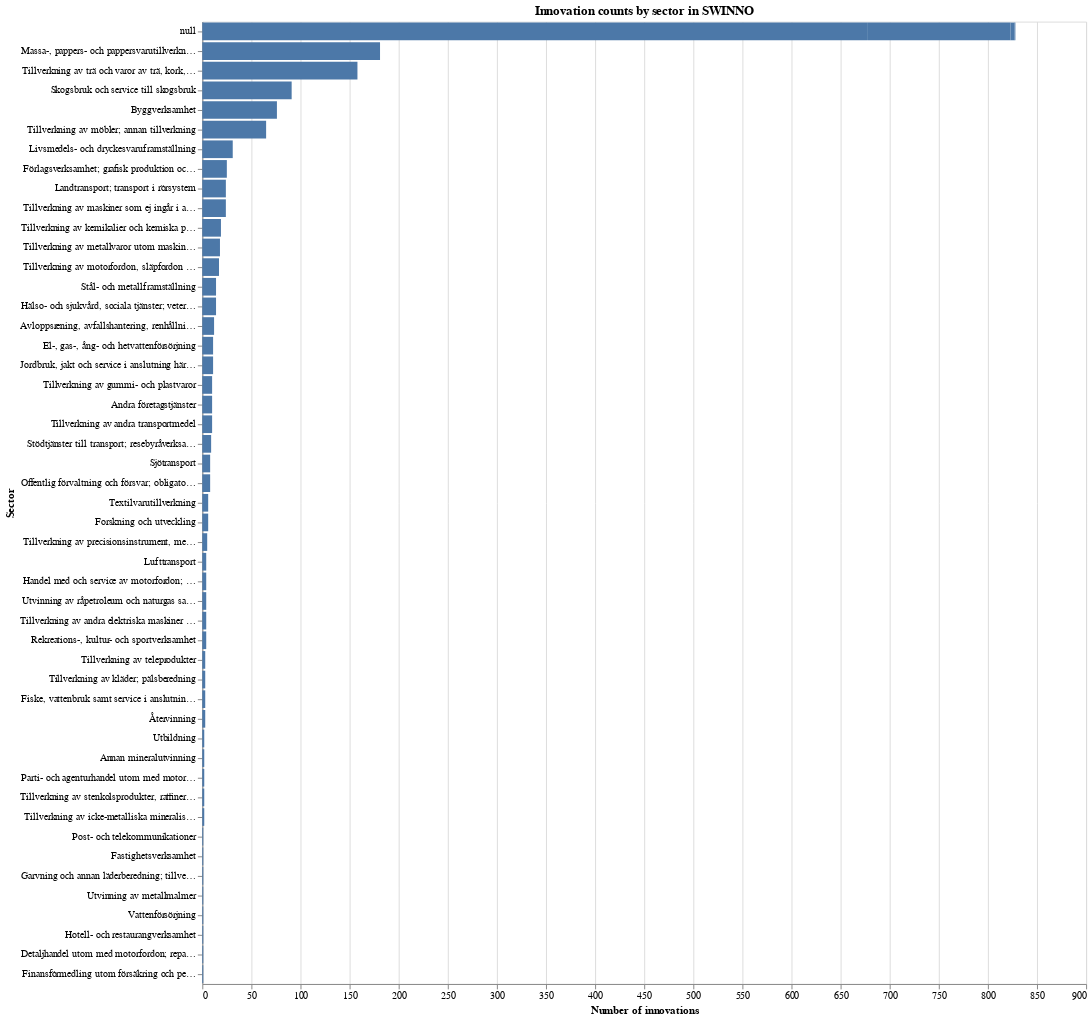

This figure's notebook cell:
### Code cell
# plot an interactive barchart of innovation counts by sector for the swinno dataframe using altair order it by descending order of the number of innovations in the sector with the highest number of innovations


def plot_innovation_counts_by_sector(df, title):
    df = df.copy()
    df = df[["sinno_id", "use_sectors", "label"]]
    df["sector"] = df["use_sectors"].str[:2]
    df = (
        df.groupby("sector")
        .nunique()["sinno_id"]
        .sort_values(ascending=False)
        .reset_index()
    )
    df = df.rename(columns={"sinno_id": "count"})
    df = df.join(sni_codes.set_index("use_sectors"), on="sector", how="left")

    chart = (
        alt.Chart(df)
        .mark_bar()
        .encode(
            x=alt.X("count:Q", title="Number of innovations"),
            y=alt.Y("label:N", title="Sector", sort="-x"),
            tooltip=["count"],
        )
        .properties(title=title, width=900)
    )

    return chart


plot_innovation_counts_by_sector(bioeconomy, "Innovation counts by sector in SWINNO")

### Figure 1 — Vega-Lite specification as saved in the notebook (floating-point values rounded to 4 significant figures)
{"config": {"view": {"continuousWidth": 400, "continuousHeight": 300}}, "data": {"name": "data-4e7c3f802734f787cf4cbe9ac1547478"}, "mark": "bar", "encoding": {"tooltip": [{"field": "count", "type": "quantitative"}], "x": {"field": "count", "title": "Number of innovations", "type": "quantitative"}, "y": {"field": "label", "sort": "-x", "title": "Sector", "type": "nominal"}}, "title": "Innovation counts by sector in SWINNO", "width": 900, "$schema": "https://vega.github.io/schema/vega-lite/v4.17.0.json", "datasets": {"data-4e7c3f802734f787cf4cbe9ac1547478": [{"sector": "", "count": 677, "label": null}, {"sector": "21", "count": 181, "label": "Massa-, pappers- och pappersvarutillverkning"}, {"sector": "20", "count": 158, "label": "Tillverkning av trä och varor av trä, kork, rotting o.d. utom möbler"}, {"sector": "-1", "count": 146, "label": null}, {"sector": "02", "count": 91, "label": "Skogsbruk och service till skogsbruk"}, {"sector": "45", "count": 76, "label": "Byggverksamhet"}, {"sector": "36", "count": 65, "label": "Tillverkning av möbler; annan tillverkning"}, {"sector": "15", "count": 31, "label": "Livsmedels- och dryckesvaruframställning"}, {"sector": "22", "count": 25, "label": "Förlagsverksamhet; grafisk produktion och reproduktion av inspelningar"}, {"sector": "60", "count": 24, "label": "Landtransport; transport i rörsystem"}, {"sector": "29", "count": 24, "label": "Tillverkning av maskiner som ej ingår i annan underavdelning"}, {"sector": "24", "count": 19, "label": "Tillverkning av kemikalier och kemiska produkter"}, {"sector": "28", "count": 18, "label": "Tillverkning av metallvaror utom maskiner och apparater"}, {"sector": "34", "count": 17, "label": "Tillverkning av motorfordon, släpfordon och påhängsvagnar"}, {"sector": "27", "count": 14, "label": "Stål- och metallframställning"}, {"sector": "85", "count": 14, "label": "Hälso- och sjukvård, sociala tjänster; veterinärverksamhet"}, {"sector": "90", "count": 12, "label": "Avloppsrening, avfallshantering, renhållning o.d."}, {"sector": "40", "count": 11, "label": "El-, gas-, ång- och hetvattenförsörjning"}, {"sector": "01", "count": 11, "label": "Jordbruk, jakt och service i anslutning härtill"}, {"sector": "25", "count": 10, "label": "Tillverkning av gummi- och plastvaror"}, {"sector": "74", "count": 10, "label": "Andra företagstjänster"}, {"sector": "35", "count": 10, "label": "Tillverkning av andra transportmedel"}, {"sector": "63", "count": 9, "label": "Stödtjänster till transport; resebyråverksamhet"}, {"sector": "61", "count": 8, "label": "Sjötransport"}, {"sector": "75", "count": 8, "label": "Offentlig förvaltning och försvar; obligatorisk social-försäkring"}, {"sector": "17", "count": 6, "label": "Textilvarutillverkning"}, {"sector": "73", "count": 6, "label": "Forskning och utveckling"}, {"sector": "33", "count": 5, "label": "Tillverkning av precisionsinstrument, medicinska och optiska instrument samt ur"}, {"sector": "62", "count": 4, "label": "Lufttransport"}, {"sector": "50", "count": 4, "label": "Handel med och service av motorfordon; detaljhandel med drivmedel"}, {"sector": "11", "count": 4, "label": "Utvinning av råpetroleum och naturgas samt service i anslutning härtill"}, {"sector": "31", "count": 4, "label": "Tillverkning av andra elektriska maskiner och artiklar"}, {"sector": "2", "count": 4, "label": null}, {"sector": "92", "count": 4, "label": "Rekreations-, kultur- och sportverksamhet"}, {"sector": "32", "count": 3, "label": "Tillverkning av teleprodukter"}, {"sector": "18", "count": 3, "label": "Tillverkning av kläder; pälsberedning"}, {"sector": "05", "count": 3, "label": "Fiske, vattenbruk samt service i anslutning härtill"}, {"sector": "37", "count": 3, "label": "Återvinning"}, {"sector": "80", "count": 2, "label": "Utbildning"}, {"sector": "14", "count": 2, "label": "Annan mineralutvinning"}, {"sector": "51", "count": 2, "label": "Parti- och agenturhandel utom med motorfordon"}, {"sector": "23", "count": 2, "label": "Tillverkning av stenkolsprodukter, raffinerade petroleumprodukter och kärnbränsle"}, {"sector": "26", "count": 2, "label": "Tillverkning av icke-metalliska mineraliska produkter"}, {"sector": "64", "count": 1, "label": "Post- och telekommunikationer"}, {"sector": "70", "count": 1, "label": "Fastighetsverksamhet"}, {"sector": "19", "count": 1, "label": "Garvning och annan läderberedning; tillverkning av reseffekter, handväskor, skodon o.d."}, {"sector": "13", "count": 1, "label": "Utvinning av metallmalmer"}, {"sector": "41", "count": 1, "label": "Vattenförsörjning"}, {"sector": "55", "count": 1, "label": "Hotell- och restaurangverksamhet"}, {"sector": "1", "count": 1, "label": null}, {"sector": "52", "count": 1, "label": "Detaljhandel utom med motorfordon; reparation av hushållsartiklar och personliga artiklar"}, {"sector": "65", "count": 1, "label": "Finansförmedling utom försäkring och pensionsfondsverksamhet|Omfattar: |- inlåning, utlåning, förvaltning och förmedling av finansiella tillgångar/skulder, andra än försäkringar och pensionsfonder"}]}}
